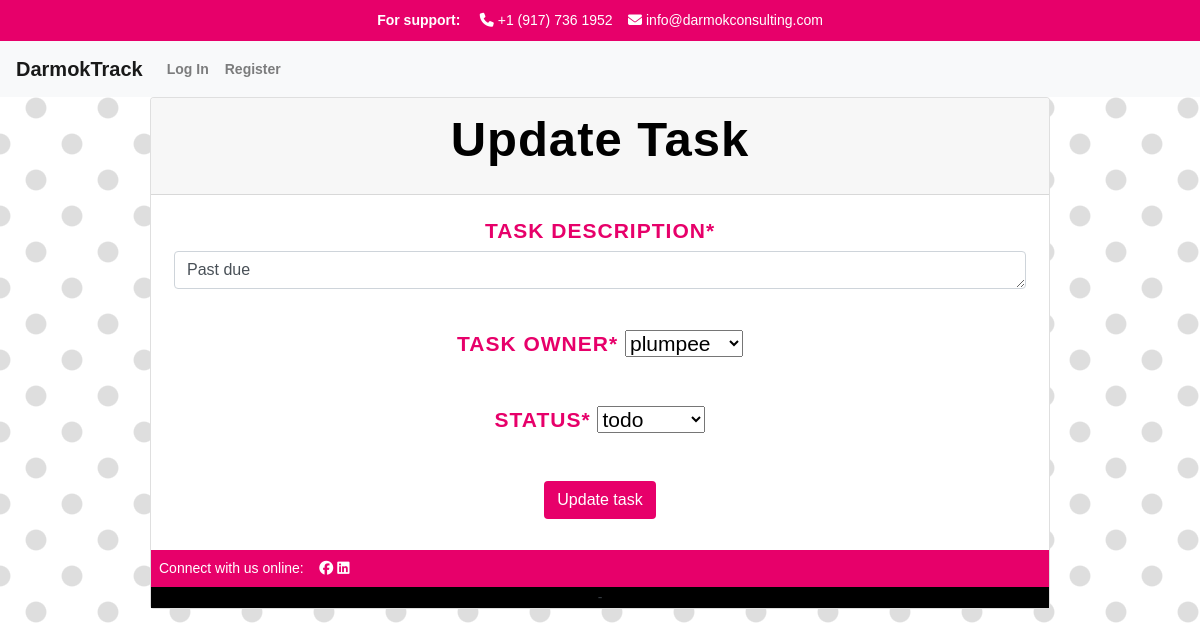
/track/update_task/7, run on the app's committed database.
### apps/track/models.py (models this page shows, shortened)
class ProjectTask(models.Model):
    TODO = 'todo'
    COMPLETE = 'complete'
    CANCELED = 'canceled'
    CHOICES_STATUS = {
        (TODO, 'todo'),
        (COMPLETE, 'complete'),
        (CANCELED, 'canceled'),
    }
    project = models.ForeignKey(Project, related_name="tasks", on_delete=models.CASCADE)
    description = models.CharField("Task Description", max_length=250)
    task_owner = models.ForeignKey(User, related_name='task_owner', on_delete=models.CASCADE)
    created = models.DateTimeField(auto_now_add=True)
    status = models.CharField(max_length=25, choices=CHOICES_STATUS, default=TODO)
    due_date = models.DateTimeField(default=default_future)
    class Meta:
        ordering = ['due_date']

### apps/track/views.py (the view)
# urls.py: path("track/update_task/<int:pk>", views.update_task, name="update_task"),
def update_task(request, pk):
    task = ProjectTask.objects.get(pk=pk)
    if request.method == 'POST':
        form = UpdateTaskForm(request.POST, instance=task)
        if form.is_valid():
            form.save()
            return redirect('projects')
    else:
        form = UpdateTaskForm(instance=task)
    return render(request, 'track/update_task.html', {'form': form})

### apps/track/forms.py
class UpdateTaskForm(forms.ModelForm):
    class Meta:
        model = ProjectTask
        fields =('description', 'task_owner', 'status')
        widgets = {
            'description': forms.Textarea(attrs={'rows': 1}),
        }

### apps/track/models.py (called while the page is built)
    def __str__(self):
        return self.username

### apps/track/templates/track/update_task.html (shortened to what this page needs)
{% extends "track/layout.html" %}
{% load static %}
{% block body %}
{% load crispy_forms_tags %}
<div class="card w-75">
    <div class="card-header" id="headingOne">
        <h1>Update Task</h1>
    </div>
    <div class="card-body">
        <h3>
<form method="post">
    {{ form.description|as_crispy_field }}
    <br>
    {{ form.task_owner|as_crispy_field }}
    <br>
    {{ form.status|as_crispy_field }}
    <br>
    <button class="btn btn-darmok" type="submit">Update task</button>
</form>
</h3>
{% endblock %}

### apps/track/static/styles.css (style rules this page uses)
body { font-family: Helvetica, Arial, Lucida, sans-serif; font-size: 14px; color: #666; background-image: radial-gradient(rgb(222, 222, 222) 19.2%, transparent 21.6%), radial-gradient(rgb(222, 222, 222) 19.2%, transparent 21.6%); background-position: 0px 0px, 36px 36px; background-size: 72px 72px; background-color: rgb(255, 255, 255); }
h1 { font-family: 'Fjalla One', Arial, Helvetica, sans-serif; font-weight: 700; font-size: 3.5em; letter-spacing: 1px; color: #000; padding-bottom: 5px; text-align: center; }
h3 { font-family: 'Fjalla One', Helvetica, Arial, Lucida, sans-serif; font-size: 1.5em; font-weight: 700; text-transform: uppercase; color: #e7006a; letter-spacing: 1px; text-align: center; padding: 3px; }
.btn-darmok { color: white !important; background-color: #e7006a !important; }
.card { margin: 0 auto; float: none; margin-bottom: 10px; }
.card-header { background-color: #f7f7f7; }

### data on the page
ProjectTask: description "Past due", task_owner "plumpee", status "todo"
